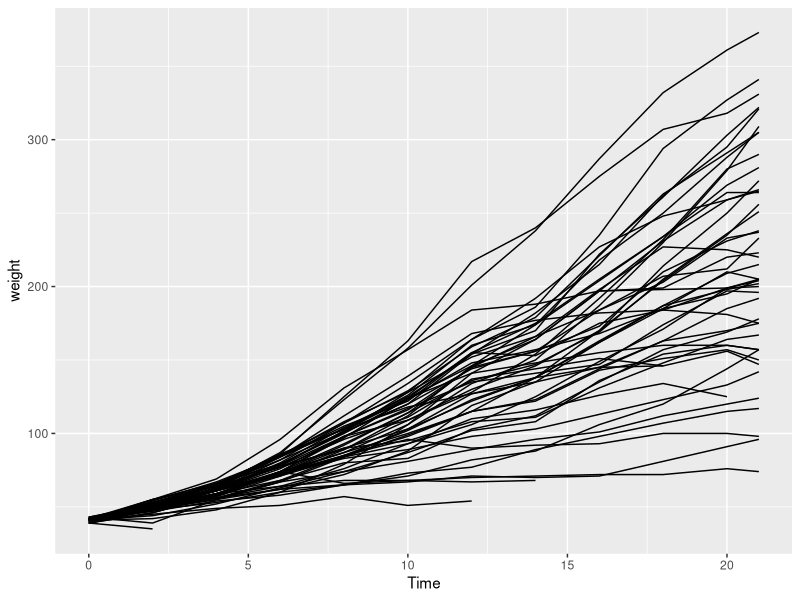
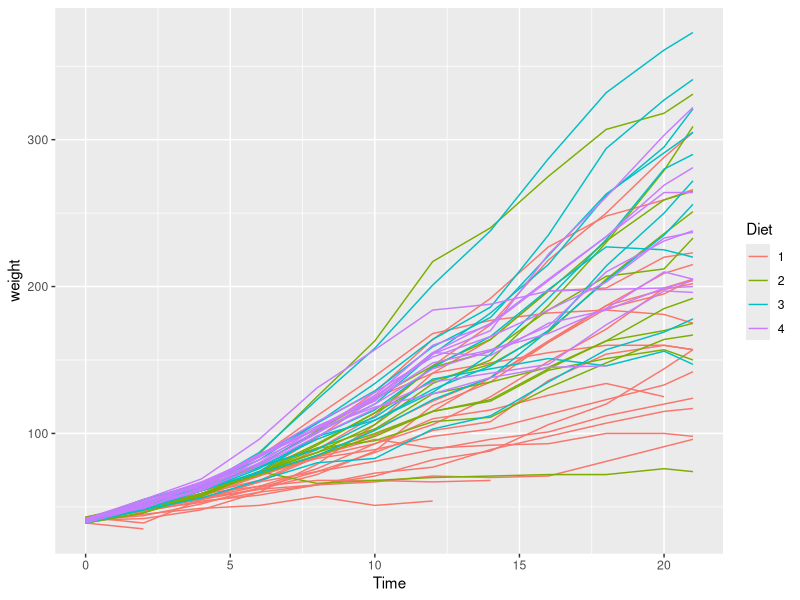
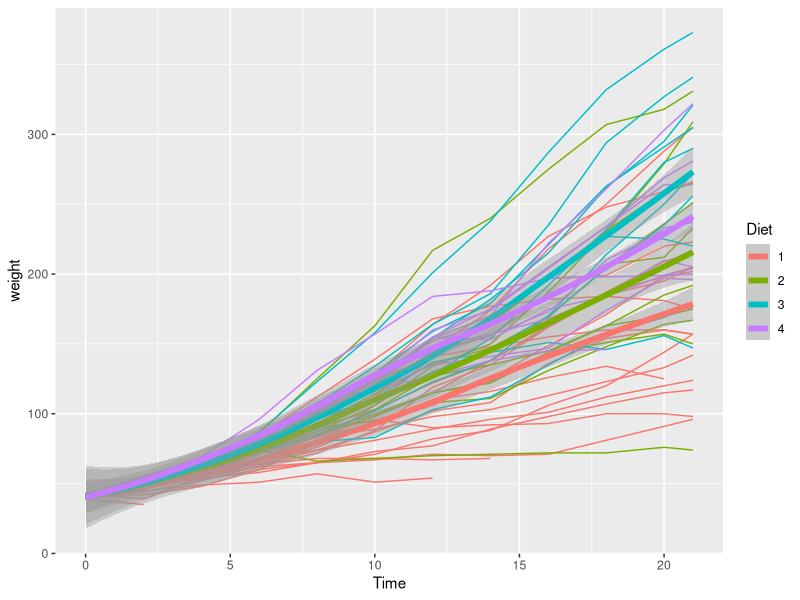
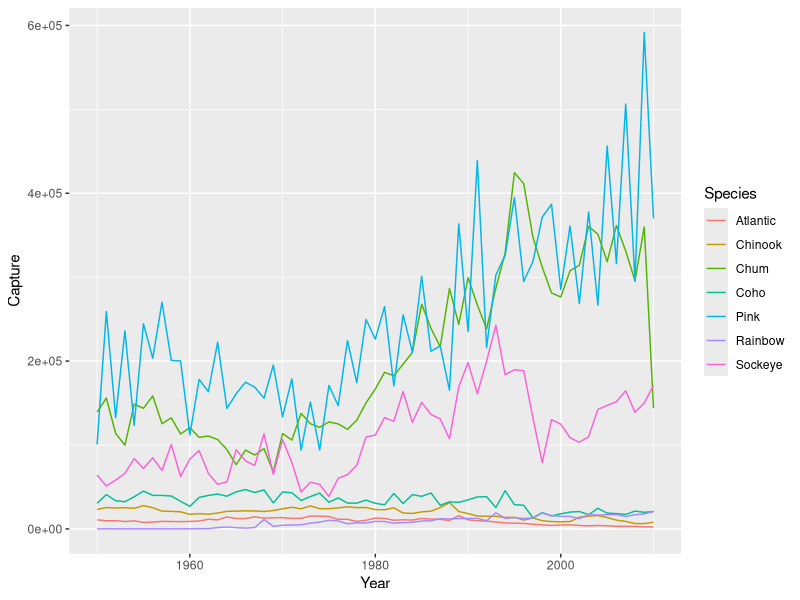

Write R code to recreate these figures, in order.
# Data Visualization with ggplot
# Scatterplots
# Video 2.1

# Load the dataset as described in Video 1.3


library(tidyverse)

# ChickWeight is available in your workspace
# 1 - Check out the head of ChickWeight
?ChickWeight
head(ChickWeight)

data(ChickWeight)
# 2 - Basic line plot

ggplot(ChickWeight, aes(x = Time, y = weight)) + 
  geom_line(aes(group = Chick))



# 3 - Take plot 2, map Diet onto col.
ggplot(ChickWeight, 
       aes(x = Time, y = weight, col = Diet)) + 
  geom_line(
    aes(group = Chick))

# 4 - Take plot 3, add geom_smooth()
ggplot(ChickWeight, 
       aes(x = Time, y = weight, col = Diet)) + 
    geom_line(
      aes(group = Chick)) + 
      geom_smooth(lwd = 2)


# Check the structure as a starting point
fish.species <-  read_csv("fish.csv")
str(fish.species)
## 'data.frame':    61 obs. of  8 variables:
##  $ Year    : int  1950 1951 1952 1953 1954 1955 1956 1957 1958 1959 ...
##  $ Pink    : int  100600 259000 132600 235900 123400 244400 203400 270119 200798 200085 ...
##  $ Chum    : int  139300 155900 113800 99800 148700 143700 158480 125377 132407 113114 ...
##  $ Sockeye : int  64100 51200 58200 66100 83800 72000 84800 69676 100520 62472 ...
##  $ Coho    : int  30500 40900 33600 32400 38300 45100 40000 39900 39200 32865 ...
##  $ Rainbow : int  0 100 100 100 100 100 100 100 100 100 ...
##  $ Chinook : int  23200 25500 24900 25300 24500 27700 25300 21200 20900 20335 ...
##  $ Atlantic: int  10800 9701 9800 8800 9600 7800 8100 9000 8801 8700 ...
# Use gather to go from fish.species to fish.tidy

fish.tidy <- gather(fish.species, Species, Capture, -Year)

str(fish.tidy)
## 'data.frame':    427 obs. of  3 variables:
##  $ Year   : int  1950 1951 1952 1953 1954 1955 1956 1957 1958 1959 ...
##  $ Species: chr  "Pink" "Pink" "Pink" "Pink" ...
##  $ Capture: int  100600 259000 132600 235900 123400 244400 203400 270119 200798 200085 ...
##– Multiple time series, part 2
# Recreate the plot shown on the right
ggplot(fish.tidy, aes(x = Year, y = Capture, col = Species)) +
  geom_line()


